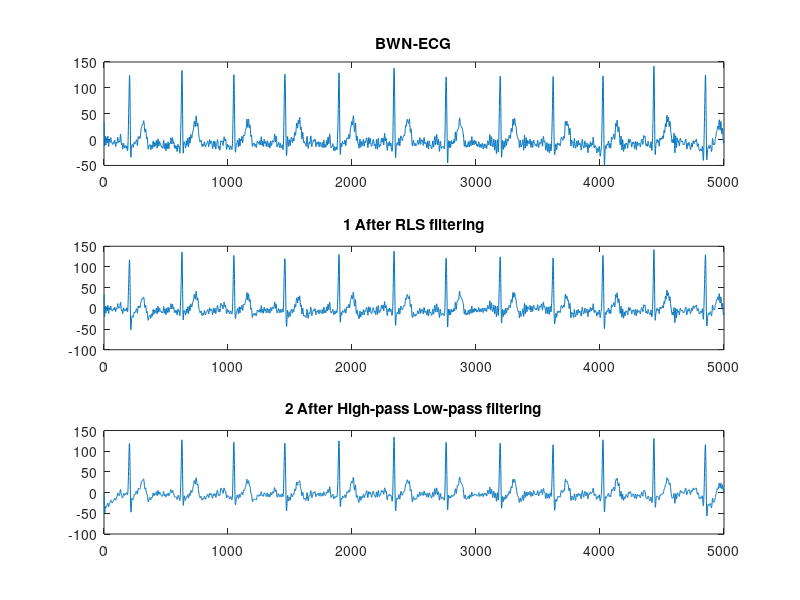
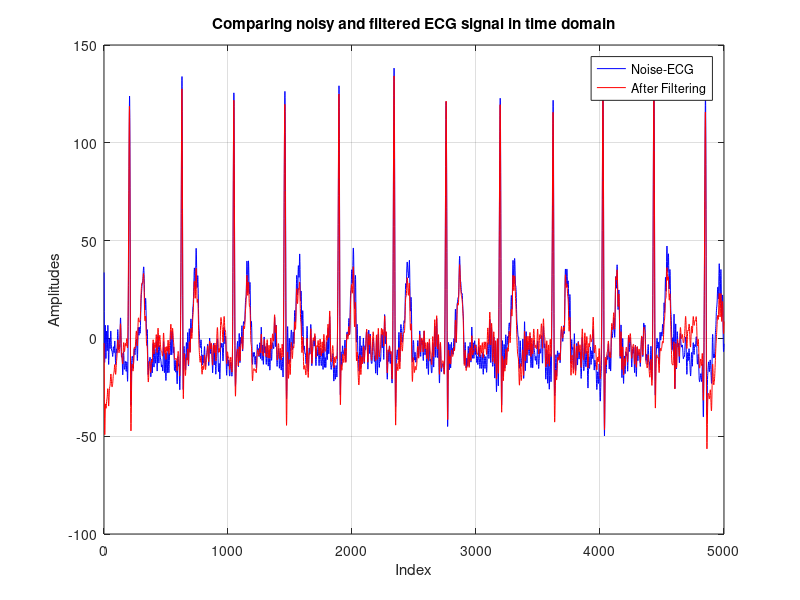
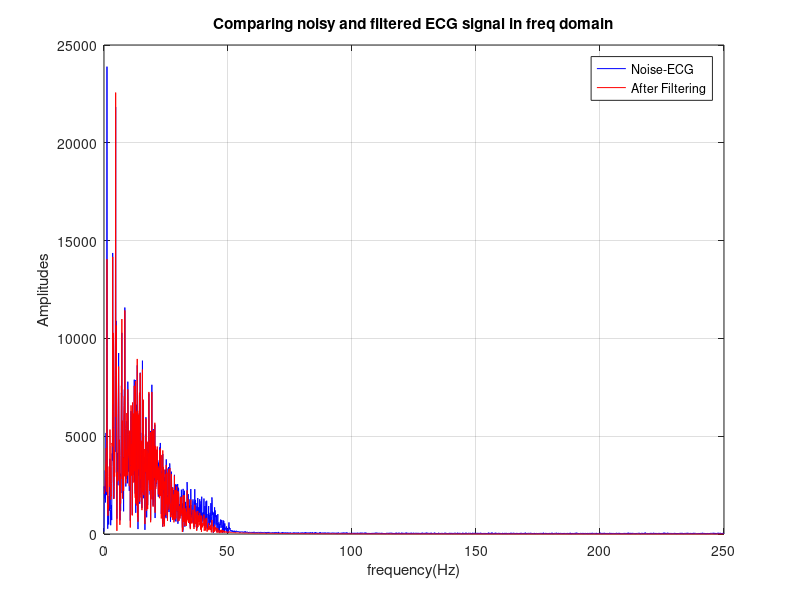

MATLAB code to generate these figures, in order: (Note: this script raises an error after producing the figures.)
clear all;
load("ECG_database.mat");

%% RLS
reference_signal = 0.01 .* bwn; % Noise signal
standardData = Data3; % For comparison of filtering error later
d = reference_signal + standardData; % Original signal + error signal

%% High-pass and Low-pass Filtering
fc_high = 1; 
[b_hp, a_hp] = butter(4, fc_high / (FS / 2), 'high');  
ECG_hp_filtered_1 = filtfilt(b_hp, a_hp, bwn); 

fc_low = 40;  
[b_lp, a_lp] = butter(4, fc_low / (FS / 2), 'low'); 
ECG_filtered_1 = filtfilt(b_lp, a_lp, ECG_hp_filtered_1);  

M = 1;             % Filter order
delta = 0.1;       % Small positive number to initialize P
lambda = 0.99;     % Forgetting factor
P = (1 / delta) * eye(M);
w = zeros(M, 1);

y = zeros(LENGTH, 1);
e = zeros(LENGTH, 1);

for n = 1:LENGTH
    x_n = reference_signal(n);
    d_n = d(n);
    y_n = w' * x_n;
    e_n = d_n - y_n;
    k_n = (P * x_n) / (lambda + x_n' * P * x_n);
    w = w + k_n * e_n;
    P = (1 / lambda) * (P - k_n * x_n' * P);
    y(n) = y_n;
    e(n) = e_n;
end

%% High-pass and Low-pass Filtering
fc_high = 1; 
[b_hp, a_hp] = butter(4, fc_high / (FS / 2), 'high');  
ECG_hp_filtered = filtfilt(b_hp, a_hp, e); 

fc_low = 40;  
[b_lp, a_lp] = butter(4, fc_low / (FS / 2), 'low'); 
ECG_filtered2 = filtfilt(b_lp, a_lp, ECG_hp_filtered);  

%% Plotting

figure;
subplot(3,1,1);
plot(d);
title('BWN-ECG');

subplot(3,1,2);
plot(e);
title('1 After RLS filtering');

subplot(3,1,3);
plot(ECG_filtered2);
title('2 After High-pass Low-pass filtering');

% Plot time-domain signals before and after filtering

figure;
plot(d, 'b', 'DisplayName', 'Noise-ECG'); hold on;
plot(ECG_filtered2, 'r', 'DisplayName', 'After Filtering');
legend('show');
xlabel('Index');
ylabel('Amplitudes');
title('Comparing noisy and filtered ECG signal in time domain');
grid on;

% Compute FFT of original and filtered signals
Y_orig = fft(d);          % FFT of original signal
Y_filt = fft(ECG_filtered2); % FFT of filtered signal

% Generate frequency vector (up to Nyquist frequency)
f = (0:LENGTH/2-1) * (FS / LENGTH);  % Frequency vector, range from 0 to fs/2

% Compute magnitude spectrum (positive frequencies)
Y_orig_mag = abs(Y_orig(1:LENGTH/2)); % Magnitude spectrum of original signal
Y_filt_mag = abs(Y_filt(1:LENGTH/2)); % Magnitude spectrum of filtered signal

% Plot frequency spectrum before and after filtering
figure;
plot(f, Y_orig_mag, 'b', 'DisplayName', 'Noise-ECG'); hold on;
plot(f, Y_filt_mag, 'r', 'DisplayName', 'After Filtering');
legend('show');
xlabel('frequency(Hz)');
ylabel('Amplitudes');
title('Comparing noisy and filtered ECG signal in freq domain');
grid on;

% SNR Calculation
SNR = snr(standardData, standardData - ECG_filtered2');

% MSE Calculation
MSE = mean((standardData - ECG_filtered2') .^ 2);

% PRD Calculation
PRD = sqrt(mean((standardData - ECG_filtered2') .^ 2)) / sqrt(mean(standardData .^ 2)) * 100;

% Display Results
disp('RLS Results:');
disp(['SNR: ', num2str(SNR), ' dB']);
disp(['MSE: ', num2str(MSE)]);
disp(['PRD: ', num2str(PRD), '%']);

% Assuming filtered_ECG is the filtered signal, and Fs is the sampling frequency
Fs = 500; % Replace with your actual sampling frequency

% Set window parameters
window_length = 512;  % Window length
noverlap = 256;       % Window overlap
nfft = 1024;          % Number of FFT points

spectrogram(d, window_length, noverlap, nfft, Fs, 'yaxis');

% Set chart title and axis labels
title('Spectrogram of Original ECG Signal');
xlabel('Time (s)');
ylabel('Frequency (Hz)');

figure;

% Plot spectrogram
spectrogram(ECG_filtered2, window_length, noverlap, nfft, Fs, 'yaxis');

% Set chart title and labels
title('Spectrogram of Filtered RLS ECG Signal');
xlabel('Time (s)');
ylabel('Frequency (Hz)');


